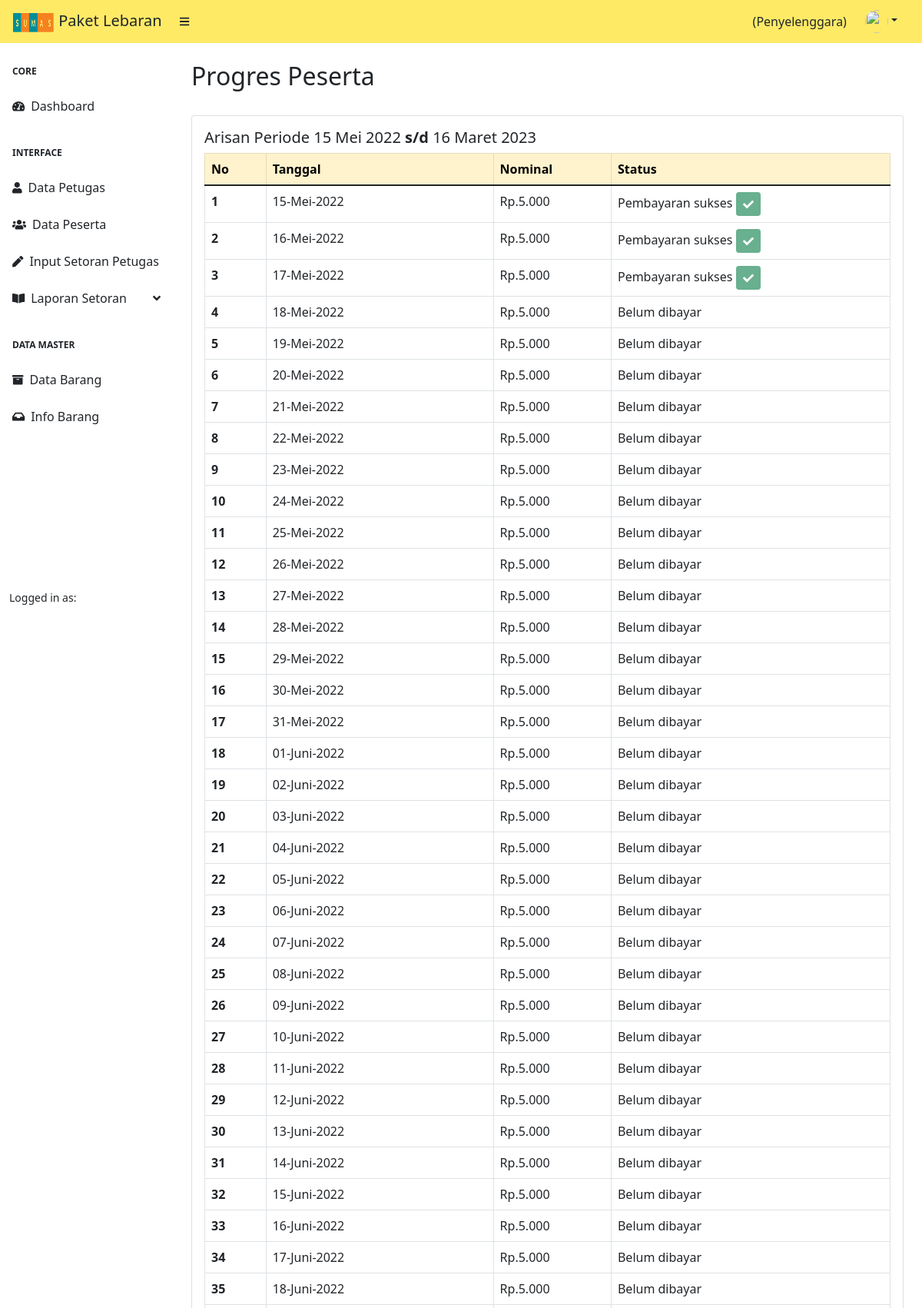
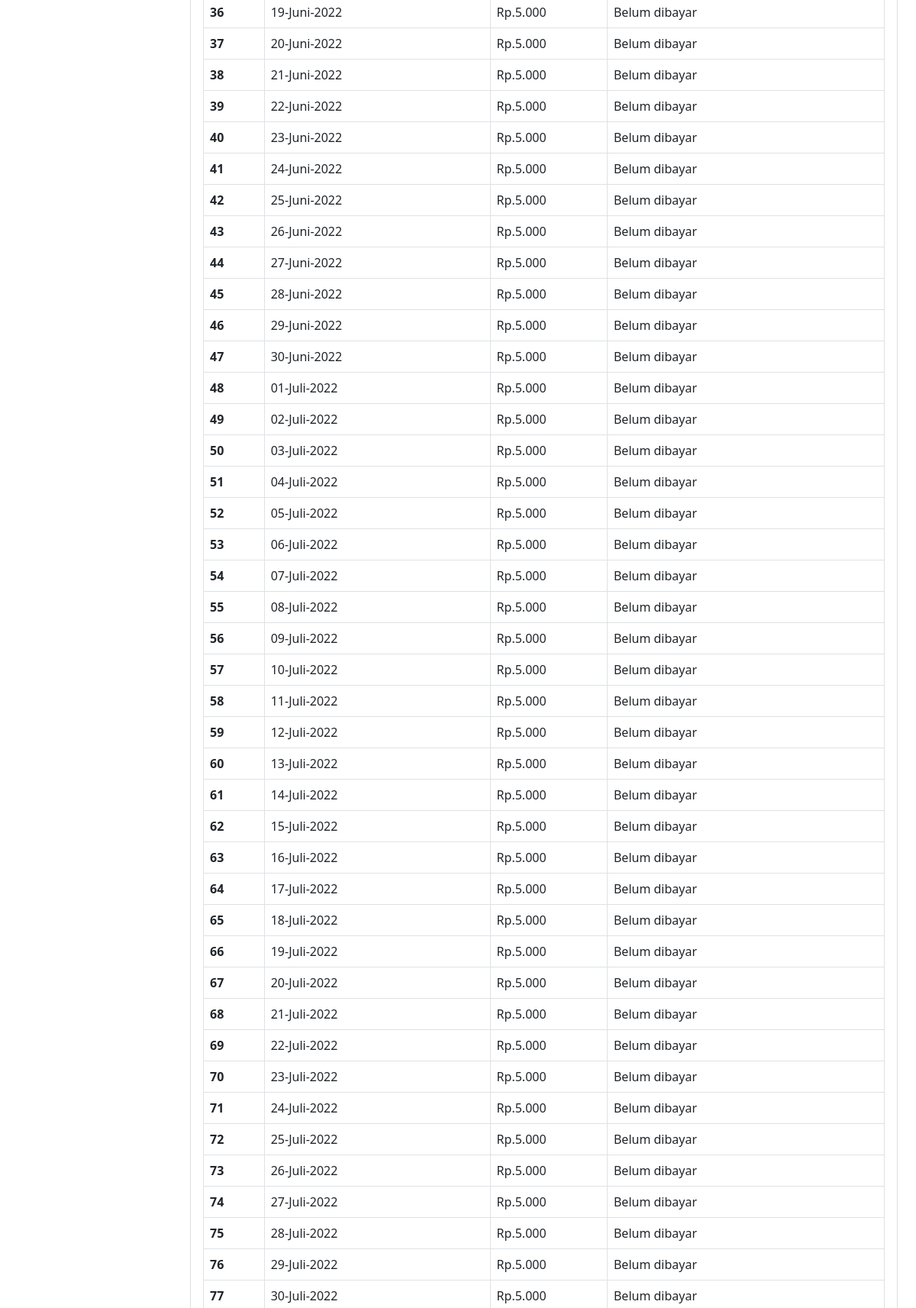
/penyelenggara/progres_peserta/117 (upper part), run on the app's committed database (2 pictures, top to bottom).
### tables this page shows
CREATE TABLE `penyelenggara` (
  `id` int(11) NOT NULL,
  `nama_lengkap` varchar(225) NOT NULL,
  `alamat` varchar(225) NOT NULL,
  `no_hp` varchar(20) NOT NULL,
  `username` varchar(255) NOT NULL,
  `image` varchar(225) NOT NULL,
  `password` varchar(255) NOT NULL,
  `tanggal_mulai` date DEFAULT current_timestamp(),
  `tanggal_selesai` date DEFAULT NULL
);

CREATE TABLE `pembayaran` (
  `id` int(11) NOT NULL,
  `id_user` int(11) NOT NULL,
  `nama_lengkap` varchar(225) NOT NULL,
  `tanggal` date DEFAULT NULL,
  `nominal` decimal(15,2) DEFAULT 0.00,
  `bukti` varchar(225) DEFAULT NULL,
  `status` varchar(50) DEFAULT NULL
);

### application/controllers/Penyelenggara.php (called while the page is built, shortened)
<?php
class Penyelenggara extends CI_Controller
{
    public function __construct()
    {
        $this->load->model('M_DataMaster');
        $this->load->model('M_Penyelenggara');
        $this->load->library('form_validation');
    }
    public function progres_peserta($id_peserta = null)
    {
        $data['title'] = 'Progres Peserta';
        $data['user'] = $this->db->get_where('penyelenggara', ['username' => $this->session->userdata('username')])->row_array();
        $data['rows'] = $this->M_Penyelenggara->getDataProgres($id_peserta)->result();
        $id_user = $id_peserta;
        $data['harga_barang'] = $this->db->query("SELECT SUM(harga_beli) AS total, SUM(harga) AS harga_barang, tabungan FROM target_barang JOIN barang ON barang.id = target_barang.id_barang JOIN user ON target_barang.id_user = user.id WHERE id_user = $id_user")->row();
        $this->db->join('petugas', 'petugas.id_penyelenggara = penyelenggara.id');
        $this->db->join('user', 'user.id_petugas = petugas.id');
        $this->db->where('user.id', $id_user);
        $data['penyelenggara'] = $this->db->get('penyelenggara')->row();
        $this->load->view('templates/header', $data);
        $this->load->view('templates/sidebar_penyelenggara', $data);
        $this->load->view('peserta/progres', $data);
        $this->load->view('templates/footer');
    }
}

### index.php (called while the page is built, shortened)
<?php
require_once BASEPATH.'core/CodeIgniter.php';

### application/helpers/bumdes_helper.php (called while the page is built, shortened)
<?php
function cari_tanggal($tanggal)
{
    $bulan = '';
    switch (date('n',strtotime($tanggal))) {
        case 3: $bulan = 'Maret'; break;
        case 5: $bulan = 'Mei'; break;
    }
    return date('j',strtotime($tanggal))." $bulan ".date('Y',strtotime($tanggal));
}

### application/models/M_Penyelenggara.php (called while the page is built, shortened)
<?php
class M_Penyelenggara extends CI_Model
{
    public function getDataProgres($id_peserta = null)
    {
        $this->db->select('*, pembayaran.status as status_pembayaran');
        $this->db->from('pembayaran');
        $this->db->join('user', 'user.nama_lengkap = pembayaran.nama_lengkap', 'left');
        $this->db->where('user.id', $id_peserta);
        return $this->db->get();
    }
}

### application/views/peserta/progres.php (the view, shortened to what this page needs)
<?php
function tgl_indo($tgl)
{
    $tanggal = substr($tgl, 8, 2);
    $bulan = getBulan(substr($tgl, 5, 2));
    $tahun = substr($tgl, 0, 4);
    return $tanggal . '-' . $bulan . '-' . $tahun;
}
function getBulan($bln)
{
    switch ($bln) {
        case 1:
            return "Januari";
            break;
        case 2:
            return "Februari";
            break;
        case 3:
            return "Maret";
            break;
        case 5:
            return "Mei";
            break;
        case 6:
            return "Juni";
            break;
        case 7:
            return "Juli";
            break;
        case 8:
            return "Agustus";
            break;
        case 9:
            return "September";
            break;
        case 10:
            return "Oktober";
            break;
        case 11:
            return "November";
            break;
        case 12:
            return "Desember";
            break;
    }
}
?>
<div id="layoutSidenav_content">
    <main>
        <div class="container-fluid px-4">
            <h2 class="mt-4"><?= $title;  ?></h2>
            <div class="row">
                <div class="col-md-12">
                    <div class="card mb-4">
                        <div class="card-body">
                            <h5>Arisan Periode <?= cari_tanggal($penyelenggara->tanggal_mulai) . '<b> s/d </b>' . cari_tanggal($penyelenggara->tanggal_selesai) ?></h5>
                            <table class="table table-bordered" id="dataTable">
                                <thead>
                                    <tr class="table-warning">
                                        <th>No</th>
                                        <th>Tanggal</th>
                                        <th>Nominal</th>
                                        <th>Status</th>
                                    </tr>
                                </thead>
                                <tbody>
                                    <?php
                                    $count = 0;
                                    $tanggal_mulai = date('Y-m-d', strtotime('-1 days', strtotime($penyelenggara->tanggal_mulai)));
                                    $tanggal = $tanggal_mulai;
                                    foreach ($rows as $row) : $count = $count + 1; ?>
                                        <tr>
                                            <th scope="row"><?= $count ?></th>
                                            <?php $tgl = tgl_indo($row->tanggal) ?>
                                            <td><?= $tgl ?></td>
                                            <td>Rp.<?= number_format($row->nominal, 0, ',', '.'); ?></td>
                                            <td>
                                                <?php if ($row->status_pembayaran == 'sukses') : ?>
                                                    Pembayaran sukses <button class="btn btn-sm btn-success" disabled><i class="fas fa-check"></i></button>
                                                <?php else : ?>
                                                    Menunggu Konfirmasi
                                                <?php endif; ?>
                                            </td>
                                        </tr>
                                        <?php
                                        $tanggal = $row->tanggal;
                                    endforeach;
                                    $sisa_tanggal = date_diff(date_create($tanggal), date_create($penyelenggara->tanggal_selesai));
                                    if ($sisa_tanggal->days > 0) {
                                        for ($x = 0; $x < $sisa_tanggal->days; $x++) {
                                            $count = $count + 1;
                                            $tanggal = date('Y-m-d', strtotime('+1 days', strtotime($tanggal)));
                                        ?>
                                            <tr>
                                                <th scope="row"><?= $count ?></th>
                                                <?php $tgl2 = tgl_indo($tanggal) ?>
                                                <td><?= $tgl2 ?></td>
                                                <td>Rp.<?= number_format($harga_barang->harga_barang + $harga_barang->tabungan, 0, ',', '.'); ?></td>
                                                <td>
                                                    Belum dibayar
                                                </td>
                                            </tr>
                                    <?php }
                                    } ?>
                                </tbody>
                            </table>
                        </div>
                    </div>
                </div>
            </div>
        </div>
    </main>

### data on the page
penyelenggara: tanggal_mulai "15 Mei 2022", tanggal_selesai "16 Maret 2023"
pembayaran: tanggal "15-Mei-2022", nominal "5.000", status "Pembayaran sukses"
pembayaran: tanggal "16-Mei-2022", nominal "5.000", status "Pembayaran sukses"
pembayaran: tanggal "17-Mei-2022", nominal "5.000", status "Pembayaran sukses", tanggal "18-Mei-2022", tabungan "5.000"

### other printed values
$title "Progres Peserta"
$tgl2 "19-Mei-2022"
$harga_barang->harga_barang + $harga_barang->tabungan "5.000"
$tgl2 "20-Mei-2022"
$tgl2 "21-Mei-2022"
$tgl2 "22-Mei-2022"
$tgl2 "23-Mei-2022"
$tgl2 "24-Mei-2022"
$tgl2 "25-Mei-2022"
$tgl2 "26-Mei-2022"
$tgl2 "27-Mei-2022"
$tgl2 "28-Mei-2022"
$tgl2 "29-Mei-2022"
$tgl2 "30-Mei-2022"
$tgl2 "31-Mei-2022"
